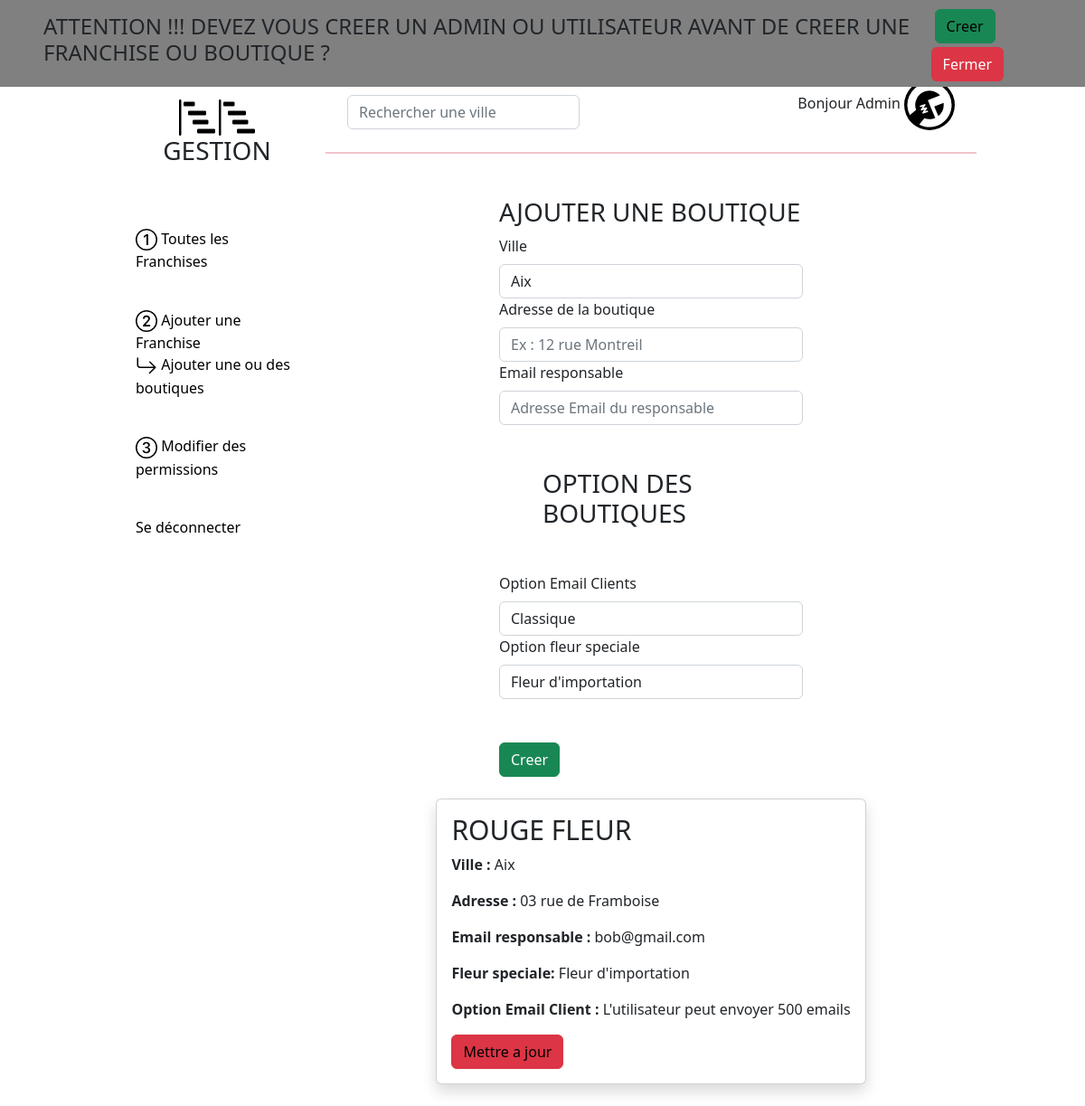
Screenshot of /ajouteruneboutique.php (signed in) with the database file from the repository.
### tables this page shows
CREATE TABLE `boutique` (
  `id` int NOT NULL,
  `ville` int NOT NULL,
  `adresseboutique` varchar(200) NOT NULL,
  `mailresponsable` varchar(250) NOT NULL,
  `envoyeremail` int NOT NULL,
  `fleurspeciale` int NOT NULL
);

CREATE TABLE `franchise` (
  `id` int NOT NULL,
  `ville` varchar(100) NOT NULL,
  `statut` text NOT NULL,
  `utilisateur` int NOT NULL
);

CREATE TABLE `fleurspecial` (
  `id` int NOT NULL,
  `typededroit` varchar(50) NOT NULL,
  `description` text NOT NULL
);

CREATE TABLE `envoyerdesemails` (
  `id` int NOT NULL,
  `typededroit` varchar(200) NOT NULL,
  `description` text NOT NULL
);

### config/DotEnv.php (called while the page is built, shortened)
<?php
class DotEnv
{
    protected $path;
    public function __construct(string $path)
    {
        $this->path = $path;
    }
    public function load(): void
    {
        $lines = file($this->path, FILE_IGNORE_NEW_LINES | FILE_SKIP_EMPTY_LINES);
        foreach ($lines as $line) {
            list($name, $value) = explode('=', $line, 2);
            $name = trim($name);
            $value = trim($value);
        }
    }
}

### controller/franchisecontroller.php (called while the page is built, shortened)
<?php
require("./entity/franchise.php");
class franchisecontroller
{
    private $db;
    public function __construct()
    {
        try {
            $this->db = new PDO(getenv('DATABASE_DNS'), getenv('DATABASE_USER'), getenv('DATABASE_PASSWORD'));
        } catch (PDOException $exception) {
            echo $exception->getMessage();
        }
    }
    public function getAll() : array
    {
        $franchises = [];
        $req = $this->db->query("SELECT * FROM `franchise` ORDER BY ville");
        $datas = $req->fetchALL();
        foreach ($datas as $data) {
            $franchise = new franchise($data);
            $franchises[] = $franchise;
        }
        return $franchises;
    }
    public function get(int $id)
    {
        $req = $this->db->prepare("SELECT * FROM `franchise` WHERE id = :id");
        $req->bindParam(":id", $id, PDO::PARAM_INT);
        $req->execute();
        $data = $req->fetch();
        $franchise = new franchise($data);
        return $franchise;
    }
}

### entity/franchise.php (called while the page is built, shortened)
<?php
 class franchise {
   private $id ;
   private $ville;
      public function hydrate (array $data) : void {
         foreach ($data as $key => $value) {
            $method = "set" . ucfirst($key);
         }
      }
    public function getId()
    {
        return $this->id;
    }
    public function setId($id)
    {
        $this->id = $id;
        return $this;
    }
    public function getVille()
    {
        return $this->ville;
    }
    public function setVille($ville)
    {
        $this->ville = $ville;
        return $this;
    }
    public function setStatut($statut)
    {
        return $this;
    }
   public function setUtilisateur($utilisateur): self
   {
      return $this;
   }
    }

### controller/envoyerdesemailscontroller.php (called while the page is built, shortened)
<?php
require("./entity/envoyerdesemails.php");
class envoyerdesemailscontroller
{
    private $db;
    public function __construct()
    {
        try {
            $this->db = new PDO(getenv('DATABASE_DNS'), getenv('DATABASE_USER'), getenv('DATABASE_PASSWORD'));
        } catch (PDOException $exception) {
            echo $exception->getMessage();
        }
    }
    public function getAll()
    {
        $envoyerdesemailss = [];
        $req = $this->db->query("SELECT * FROM `envoyerdesemails` ORDER BY typededroit");
        $datas = $req->fetchALL();
        foreach ($datas as $data) {
            $envoyerdesemails = new envoyerdesemails($data);
            $envoyerdesemailss[] = $envoyerdesemails;
        }
        return $envoyerdesemailss;
    }
    public function get( $id) : envoyerdesemails
    {
        $req = $this->db->prepare("SELECT * FROM `envoyerdesemails` WHERE id = :id");
        $req->bindParam(":id", $id, PDO::PARAM_INT);
        $req->execute();
        $data = $req->fetch();
        $envoyerdesemails = new envoyerdesemails($data);
        return $envoyerdesemails;
    }
}

### entity/envoyerdesemails.php (called while the page is built, shortened)
<?php
 class envoyerdesemails {
   private $id ;
   private $typededroit;
   private $description;
      public function hydrate (array $data) : void {
         foreach ($data as $key => $value) {
            $method = "set" . ucfirst($key);
         }
      }
   public function getId()
   {
      return $this->id;
   }
   public function setId($id): self
   {
      $this->id = $id;
      return $this;
   }
   public function getTypededroit()
   {
      return $this->typededroit;
   }
   public function setTypededroit($typededroit): self
   {
      $this->typededroit = $typededroit;
      return $this;
   }
   public function getDescription()
   {
      return $this->description;
   }
   public function setDescription($description): self
   {
      $this->description = $description;
      return $this;
   }
        }

### controller/fleurspecialcontroller.php (called while the page is built, shortened)
<?php
require("./entity/fleurspecial.php");
class fleurspecialcontroller
{
    private $db;
    public function __construct()
    {
        try {
            $this->db = new PDO(getenv('DATABASE_DNS'), getenv('DATABASE_USER'), getenv('DATABASE_PASSWORD'));
        } catch (PDOException $exception) {
            echo $exception->getMessage();
        }
    }
    public function getAll()
    {
        $fleurspecials = [];
        $req = $this->db->query("SELECT * FROM `fleurspecial` ORDER BY typededroit");
        $datas = $req->fetchALL();
        foreach ($datas as $data) {
            $fleurspecial = new  fleurspecial($data);
            $fleurspecials[] = $fleurspecial;
        }
        return $fleurspecials;
    }
    public function get(int $id) : fleurspecial
    {
        $req = $this->db->prepare("SELECT * FROM `fleurspecial` WHERE id = :id");
        $req->bindParam(":id", $id, PDO::PARAM_INT);
        $req->execute();
        $data = $req->fetch();
        $fleurspecial = new fleurspecial($data);
        return $fleurspecial;
    }
}

### entity/fleurspecial.php (called while the page is built, shortened)
<?php
 class fleurspecial {
   private $id ;
   private $typededroit;
      public function hydrate (array $data) : void {
         foreach ($data as $key => $value) {
            $method = "set" . ucfirst($key);
         }
        }
   public function getId()
   {
      return $this->id;
   }
   public function setId($id): self
   {
      $this->id = $id;
      return $this;
   }
   public function getTypededroit()
   {
      return $this->typededroit;
   }
   public function setTypededroit($typededroit)
   {
      $this->typededroit = $typededroit;
      return $this;
   }
   public function setDescription($description): self
   {
      return $this;
   }
      }

### controller/boutiquecontroller.php (called while the page is built, shortened)
<?php
require("./entity/boutique.php");
class boutiquecontroller
{
    private $db;
    public function __construct()
    {
        try {
            $this->db = new PDO(getenv('DATABASE_DNS'), getenv('DATABASE_USER'), getenv('DATABASE_PASSWORD'));
        } catch (PDOException $exception) {
            echo $exception->getMessage();
        }
    }
    public function getAll()
    {
        $boutiques = [];
        $req = $this->db->query("SELECT * FROM `boutique` ORDER BY ville");
        $datas = $req->fetchALL();
        foreach ($datas as $data) {
            $boutique = new boutique($data);
            $boutiques[] = $boutique;
        }
        return $boutiques;
    }
}

### entity/boutique.php (called while the page is built, shortened)
<?php
 class boutique {
   private $ville;
   private $adresseboutique;
   private $mailresponsable;
   private $envoyeremail;
   private $fleurspeciale;
      public function hydrate (array $data) : void {
         foreach ($data as $key => $value) {
            $method = "set" . ucfirst($key);
         }
        }
   public function setId($id): self
   {
      return $this;
   }
   public function getVille()
   {
      return $this->ville;
   }
   public function setVille($ville): self
   {
      $this->ville = $ville;
      return $this;
   }
   public function getAdresseboutique()
   {
      return $this->adresseboutique;
   }
   public function setAdresseboutique($adresseboutique): self
   {
      $this->adresseboutique = $adresseboutique;
      return $this;
   }
   public function getMailresponsable()
   {
      return $this->mailresponsable;
   }
   public function setMailresponsable($mailresponsable): self
   {
      $this->mailresponsable = $mailresponsable;
      return $this;
   }
   public function getEnvoyeremail()
   {
      return $this->envoyeremail;
   }
   public function setEnvoyeremail($envoyeremail): self
   {
      $this->envoyeremail = $envoyeremail;
      return $this;
   }
   public function getFleurspeciale()
   {
      return $this->fleurspeciale;
   }
   public function setFleurspeciale($fleurspeciale): self
   {
      $this->fleurspeciale = $fleurspeciale;
      return $this;
   }
      }

### ajouteruneboutique.php (the view, shortened to what this page needs)
<!DOCTYPE html>
<html lang="en">
<head>
        <link rel="stylesheet" href="stylescriptpage/style2.css" media="screen" type="text/css" />
        <link href="https://cdn.jsdelivr.net/npm/bootstrap@5.2.0/dist/css/bootstrap.min.css" rel="stylesheet">
</head>
<body>
    <?php
    $boutique = new boutiquecontroller();
    $boutiquelists = $boutique->getall();
    $franchise = new franchisecontroller();
    $franchiselists = $franchise->getall();
    $envoyerdesemails = new envoyerdesemailscontroller();
    $envoyerdesemailss = $envoyerdesemails->getall();
    $fleurspecial = new fleurspecialcontroller();
    $fleurspecials = $fleurspecial->getall();
    $email = new envoyerdesemailscontroller();
    $fleur = new fleurspecialcontroller();
    $franch = new franchisecontroller();
    ?>
    <main>
        <?php
        include('elementphp/navbar.php');
        ?>
        <div id="barre1">
            <?php
            if ($_SESSION['droit'] === '1') {
                include('elementphp/barreacceuiladduser.php');
            } else {
                include('');
            }
            ?>
        </div>
        <div class="carredroit">
            <?php
            include('../elementphp/searchbar.php');
            ?>
            <div class="mainmenu">
                <div class="container mt-5" style="max-width:50%;">
                    <h3>AJOUTER UNE BOUTIQUE </h3>
                    <form method="post" enctype="multipart/form-data">
                        <label for="ville" class="form-label">Ville</label>
                        <select name="ville" id="ville" class="form-control">
                            <?php foreach ($franchiselists as $franchiselist) : ?>
                                <option value="<?= $franchiselist->getId() ?>"><?= $franchiselist->getVille() ?> </option>
                            <?php endforeach ?>
                        </select>
                        <label for="adresseboutique" class="form-label">Adresse de la boutique</label>
                        <input type="text" name="adresseboutique" id="adresseboutique" class="form-control" placeholder="Ex : 12 rue Montreil" required>
                        <label for="mailresponsable" class="form-label">Email responsable</label>
                        <input type="email" name="mailresponsable" id="mailresponsable" class="form-control" placeholder="Adresse Email du responsable" required="email">
                        <h3 class="m-5 justify-content-center">OPTION DES BOUTIQUES</h3>
                        <label for="envoyeremail" class="form-label">Option Email Clients</label>
                        <select name="envoyeremail" id="envoyeremail" class="form-control">
                            <?php foreach ($envoyerdesemailss as $envoyerdesemails) : ?>
                                <option value="<?= $envoyerdesemails->getId() ?>"><?= $envoyerdesemails->getTypededroit() ?> </option>
                            <?php endforeach ?>
                        </select>
                        <label for="fleurspeciale" class="form-label">Option fleur speciale</label>
                        <select name="fleurspeciale" id="fleurspeciale" class="form-control">
                            <?php foreach ($fleurspecials as $fleurspecial) : ?>
                                <option value="<?= $fleurspecial->getId() ?>"><?= $fleurspecial->getTypededroit() ?> </option>
                            <?php endforeach ?>
                        </select>
                        <input type="submit" class="btn btn-success mt-5" value="Creer">
                    </form>
                </div>
            </div>
            <section class="d-flex flex-wrap justify-content-center">
                <?php foreach ($boutiquelists as $boutiquelist) :
                    $fleurs =  $fleur->get($boutiquelist->getFleurspeciale());
                    $emaildroit = $email->get($boutiquelist->getEnvoyeremail());
                    $franchville = $franch->get($boutiquelist->getVille());
                ?>
                    <div class="card rougefleur m-4 shadow">
                        <div class="card-body">
                            <h5 class="card-title">ROUGE FLEUR </h5>
                            <p class="card-text"><strong>Ville : </strong> <?php echo $franchville->getVille() ?></p>
                            <p class="card-text"><strong>Adresse : </strong> <?php echo $boutiquelist->getadresseboutique() ?></p>
                            <p class="card-text"><strong>Email responsable : </strong><?php echo $boutiquelist->getMailresponsable() ?></p>
                            <p class="card-text"><strong>Fleur speciale: </strong><?php echo $fleurs->getTypededroit() ?></p>
                            <p class="card-text"><strong>Option Email Client : </strong> <?php echo $emaildroit->getDescription() ?></p>
                            <a href="update.php?id=<?= $boutiquelist->getVille() ?>" class="btn btn-danger" data-bs-toggle="tooltip" data-bs-placement="top" title="Plus">Mettre a jour</a>
                        </div>
                    </div>
                <?php endforeach ?>
            </section>
        </div>
    </main>
</body>
</html>

### stylescriptpage/style2.css (style rules this page uses)
@media screen and (min-width: 800px) { body { background-image: url(../image/fleur.jpg); background-size: contain; background-repeat: no-repeat; background-size: 100%; font-family: 'Roboto Condensed', sans-serif; } }
@media screen and (min-width: 800px) { main { display: flex; flex-direction: row; } }
@media screen and (min-width: 800px) { a { text-decoration: none !important; color: hsl(0, 0%, 0%) !important; } }
@media screen and (min-width: 800px) { .carredroit { background-color: rgba(255, 255, 255, 0.30); height: 80vh; width: 60vw; margin-top: 10vh; } }
@media screen and (min-width: 800px) { .card-title { font-size: 30px; } }
@media screen and (min-width: 800px) { .btn { display: flex; } }

### rows the page displays
boutique: ville.ville "Aix", adresseboutique "03 rue de Framboise", mailresponsable "bob@gmail.com", fleurspeciale.typededroit "Fleur d'importation", envoyeremail.description "L'utilisateur peut envoyer 500 emails"

### other values shown
form field ville "Aix"
form field envoyeremail "Classique"
form field fleurspeciale "Fleur d'importation"
